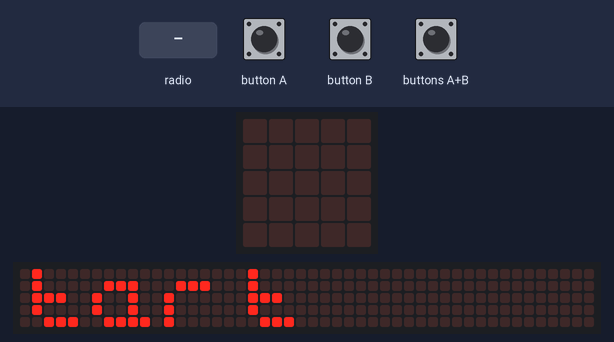
This program was run on a simulated Calliope mini (MakeCode). Shown: the board's 5×5 LED display, a strip that is not on the board, showing the scrolling text unrolled. The test bench sets the inputs (shaded band). No radio messages arrive unless stated (any console line starting 'radio sent:' is added by the test bench); the 48×5 strip is a reading aid, not a part: it shows the text the display is scrolling, unrolled, one strip-width of it at a time; what the program prints to the serial console is not drawn.

Above: at 13.9 s.
15.4 s: button B pressed for 0.15 s
At 15.7 s:
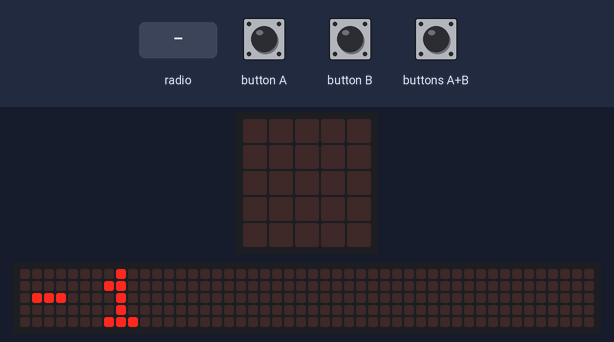
At 16.07 s:
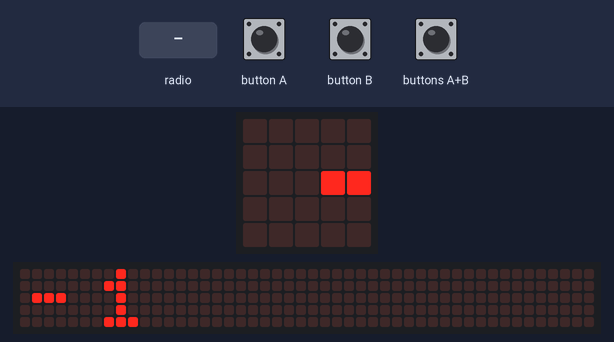
16.1 s: button A pressed for 0.15 s
16.8 s: button B pressed for 0.15 s
17.5 s: radio message "1" arrives
At 19.6 s:
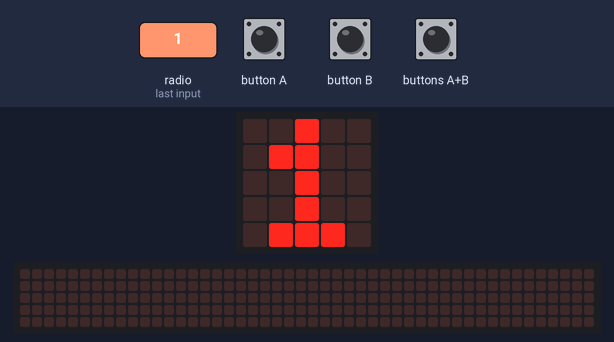
At 19.95 s:
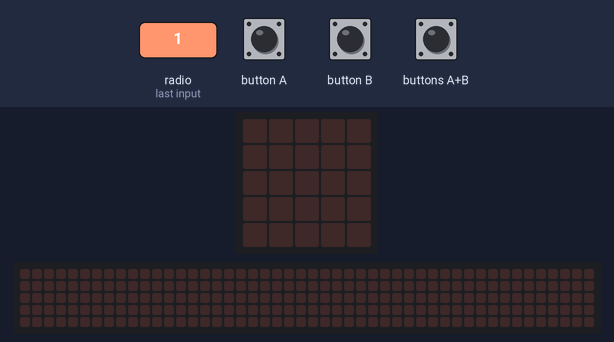

The program:

main.ts
```typescript
radio.onReceivedNumber(function (receivedNumber) {
    if (0 == _1) {
        basic.showNumber(receivedNumber)
        basic.pause(100)
        basic.showLeds(`
            . . . . .
            . . . . .
            . . . . .
            . . . . .
            . . . . .
            `)
    }
})
input.onButtonEvent(Button.A, input.buttonEventClick(), function () {
    if (0 == _1) {
        Funk += 1
        basic.showNumber(Funk)
        basic.pause(100)
        basic.showLeds(`
            . . . . .
            . . . . .
            . . . . .
            . . . . .
            . . . . .
            `)
    }
})
input.onButtonEvent(Button.AB, input.buttonEventClick(), function () {
    if (0 == _1) {
        radio.sendNumber(Funk)
    }
})
input.onButtonEvent(Button.B, input.buttonEventClick(), function () {
    if (_1 == 0) {
        Funk += -1
        basic.showNumber(Funk)
        basic.pause(100)
        basic.showLeds(`
            . . . . .
            . . . . .
            . . . . .
            . . . . .
            . . . . .
            `)
    }
})
let Funk = 0
let _1 = 0
_1 = 1
radio.setGroup(44)
basic.showLeds(`
    # . # . .
    . . . . .
    . . . . .
    . . . . .
    . . . . .
    `)
basic.pause(100)
basic.showLeds(`
    # . # . .
    # # # . .
    . . . . .
    . . . . .
    . . . . .
    `)
basic.pause(100)
basic.showLeds(`
    # . # . .
    # # # . .
    . . # . #
    . . . . .
    . . . . .
    `)
basic.pause(100)
basic.showLeds(`
    # . # . .
    # # # . .
    . . # . #
    . . # # #
    . . . . .
    `)
basic.pause(100)
basic.showLeds(`
    # . # . .
    # # # . .
    . . # . #
    . . # # #
    . . . . #
    `)
basic.showString("System start")
_1 = 0
```

test.ts
```typescript
// Hier kann man Tests durchführen; diese Datei wird nicht kompiliert, wenn dieses Paket als Erweiterung verwendet wird.
```

Measured:
- after the input at 15.4 s, the display: changes after 0.15 s (image 1)
- what the display in image 3 shows lasts 0.8 s, from 19.0 s to 19.8 s
- what the display in image 4 shows lasts 0.4 s, from 19.8 s to 20.2 s
